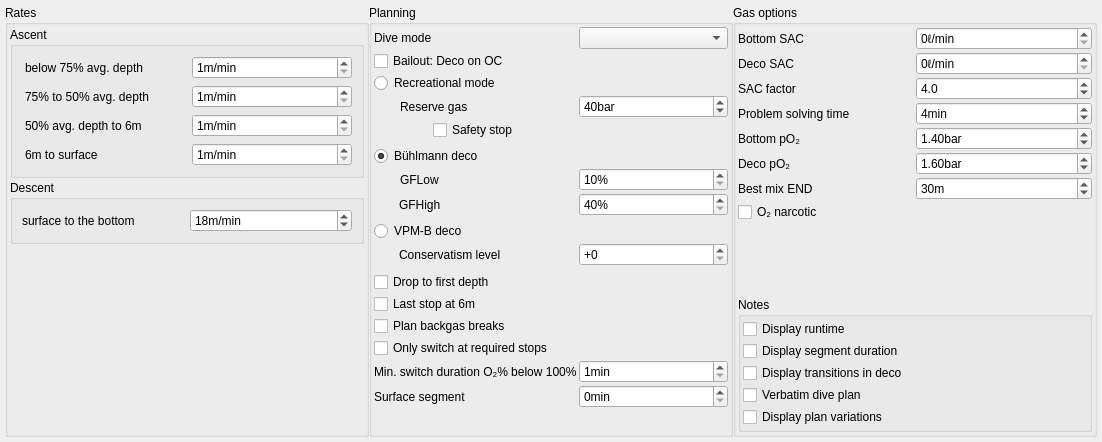
<?xml version="1.0" encoding="UTF-8"?>
<ui version="4.0">
 <class>plannerSettingsWidget</class>
 <widget class="QWidget" name="plannerSettingsWidget">
  <property name="geometry">
   <rect>
    <x>0</x>
    <y>0</y>
    <width>1102</width>
    <height>442</height>
   </rect>
  </property>
  <property name="windowTitle">
   <string>Form</string>
  </property>
  <layout class="QHBoxLayout" name="horizontalLayout_2">
   <property name="leftMargin">
    <number>5</number>
   </property>
   <property name="topMargin">
    <number>5</number>
   </property>
   <property name="rightMargin">
    <number>5</number>
   </property>
   <property name="bottomMargin">
    <number>5</number>
   </property>
   <item>
    <widget class="QScrollArea" name="scrollArea">
     <property name="frameShape">
      <enum>QFrame::NoFrame</enum>
     </property>
     <property name="frameShadow">
      <enum>QFrame::Plain</enum>
     </property>
     <property name="widgetResizable">
      <bool>true</bool>
     </property>
     <widget class="QWidget" name="scrollAreaWidgetContents">
      <property name="geometry">
       <rect>
        <x>0</x>
        <y>0</y>
        <width>1092</width>
        <height>432</height>
       </rect>
      </property>
      <layout class="QHBoxLayout" name="horizontalLayout">
       <property name="spacing">
        <number>0</number>
       </property>
       <property name="leftMargin">
        <number>0</number>
       </property>
       <property name="topMargin">
        <number>0</number>
       </property>
       <property name="rightMargin">
        <number>0</number>
       </property>
       <property name="bottomMargin">
        <number>0</number>
       </property>
       <item>
        <widget class="QGroupBox" name="Rates">
         <property name="sizePolicy">
          <sizepolicy hsizetype="Minimum" vsizetype="Preferred">
           <horstretch>0</horstretch>
           <verstretch>0</verstretch>
          </sizepolicy>
         </property>
         <property name="title">
          <string>Rates</string>
         </property>
         <layout class="QGridLayout" name="gridLayout_2">
          <property name="leftMargin">
           <number>2</number>
          </property>
          <property name="topMargin">
           <number>2</number>
          </property>
          <property name="rightMargin">
           <number>2</number>
          </property>
          <property name="bottomMargin">
           <number>2</number>
          </property>
          <property name="spacing">
           <number>2</number>
          </property>
          <item row="0" column="0">
           <widget class="QGroupBox" name="Ascent">
            <property name="title">
             <string>Ascent</string>
            </property>
            <layout class="QGridLayout" name="gridLayout_3">
             <property name="leftMargin">
              <number>12</number>
             </property>
             <item row="0" column="0">
              <widget class="QLabel" name="ascBelow75">
               <property name="text">
                <string>below 75% avg. depth</string>
               </property>
              </widget>
             </item>
             <item row="0" column="1">
              <widget class="QSpinBox" name="ascRate75">
               <property name="suffix">
                <string>m/min</string>
               </property>
               <property name="minimum">
                <number>1</number>
               </property>
              </widget>
             </item>
             <item row="1" column="0">
              <widget class="QLabel" name="asc75to50">
               <property name="text">
                <string>75% to 50% avg. depth</string>
               </property>
              </widget>
             </item>
             <item row="1" column="1">
              <widget class="QSpinBox" name="ascRate50">
               <property name="suffix">
                <string>m/min</string>
               </property>
               <property name="minimum">
                <number>1</number>
               </property>
              </widget>
             </item>
             <item row="2" column="0">
              <widget class="QLabel" name="asc50to6">
               <property name="text">
                <string>50% avg. depth to 6m</string>
               </property>
              </widget>
             </item>
             <item row="2" column="1">
              <widget class="QSpinBox" name="ascRateStops">
               <property name="suffix">
                <string>m/min</string>
               </property>
               <property name="minimum">
                <number>1</number>
               </property>
              </widget>
             </item>
             <item row="3" column="0">
              <widget class="QLabel" name="asc6toSurf">
               <property name="text">
                <string>6m to surface</string>
               </property>
              </widget>
             </item>
             <item row="3" column="1">
              <widget class="QSpinBox" name="ascRateLast6m">
               <property name="suffix">
                <string>m/min</string>
               </property>
               <property name="minimum">
                <number>1</number>
               </property>
              </widget>
             </item>
            </layout>
           </widget>
          </item>
          <item row="1" column="0">
           <widget class="QGroupBox" name="Descent">
            <property name="title">
             <string>Descent</string>
            </property>
            <layout class="QGridLayout" name="gridLayout_4">
             <item row="0" column="0">
              <widget class="QLabel" name="descent">
               <property name="sizePolicy">
                <sizepolicy hsizetype="Preferred" vsizetype="Preferred">
                 <horstretch>0</horstretch>
                 <verstretch>0</verstretch>
                </sizepolicy>
               </property>
               <property name="text">
                <string>surface to the bottom</string>
               </property>
              </widget>
             </item>
             <item row="0" column="1">
              <widget class="QSpinBox" name="descRate">
               <property name="sizePolicy">
                <sizepolicy hsizetype="Minimum" vsizetype="Fixed">
                 <horstretch>0</horstretch>
                 <verstretch>0</verstretch>
                </sizepolicy>
               </property>
               <property name="maximumSize">
                <size>
                 <width>16777215</width>
                 <height>16777215</height>
                </size>
               </property>
               <property name="suffix">
                <string>m/min</string>
               </property>
               <property name="minimum">
                <number>1</number>
               </property>
               <property name="value">
                <number>18</number>
               </property>
              </widget>
             </item>
            </layout>
            <zorder>descRate</zorder>
            <zorder>descent</zorder>
           </widget>
          </item>
          <item row="2" column="0">
           <spacer name="verticalSpacer">
            <property name="orientation">
             <enum>Qt::Vertical</enum>
            </property>
            <property name="sizeHint" stdset="0">
             <size>
              <width>20</width>
              <height>40</height>
             </size>
            </property>
           </spacer>
          </item>
         </layout>
        </widget>
       </item>
       <item>
        <widget class="QGroupBox" name="Planning">
         <property name="title">
          <string>Planning</string>
         </property>
         <layout class="QGridLayout" name="gridLayout">
          <property name="leftMargin">
           <number>2</number>
          </property>
          <property name="topMargin">
           <number>2</number>
          </property>
          <property name="rightMargin">
           <number>2</number>
          </property>
          <property name="bottomMargin">
           <number>2</number>
          </property>
          <property name="spacing">
           <number>2</number>
          </property>
          <item row="4" column="2">
           <widget class="QSpinBox" name="reserve_gas">
            <property name="suffix">
             <string>bar</string>
            </property>
            <property name="prefix">
             <string/>
            </property>
            <property name="minimum">
             <number>10</number>
            </property>
            <property name="maximum">
             <number>99</number>
            </property>
            <property name="value">
             <number>40</number>
            </property>
           </widget>
          </item>
          <item row="6" column="1">
           <spacer name="verticalSpacer_6">
            <property name="orientation">
             <enum>Qt::Vertical</enum>
            </property>
            <property name="sizeHint" stdset="0">
             <size>
              <width>20</width>
              <height>20</height>
             </size>
            </property>
           </spacer>
          </item>
          <item row="22" column="1" colspan="2">
           <widget class="QCheckBox" name="switch_at_req_stop">
            <property name="toolTip">
             <string>Postpone gas change if a stop is not required</string>
            </property>
            <property name="text">
             <string>Only switch at required stops</string>
            </property>
           </widget>
          </item>
          <item row="18" column="1" colspan="2">
           <widget class="QCheckBox" name="lastStop">
            <property name="text">
             <string>Last stop at 6m</string>
            </property>
           </widget>
          </item>
          <item row="15" column="2">
           <widget class="QSpinBox" name="vpmb_conservatism">
            <property name="prefix">
             <string>+</string>
            </property>
            <property name="maximum">
             <number>4</number>
            </property>
           </widget>
          </item>
          <item row="12" column="2">
           <widget class="QSpinBox" name="gfhigh">
            <property name="suffix">
             <string>%</string>
            </property>
            <property name="minimum">
             <number>40</number>
            </property>
            <property name="maximum">
             <number>150</number>
            </property>
           </widget>
          </item>
          <item row="23" column="2">
           <widget class="QSpinBox" name="min_switch_duration">
            <property name="suffix">
             <string>min</string>
            </property>
            <property name="prefix">
             <string/>
            </property>
            <property name="minimum">
             <number>1</number>
            </property>
            <property name="maximum">
             <number>9</number>
            </property>
            <property name="value">
             <number>1</number>
            </property>
           </widget>
          </item>
          <item row="20" column="1" colspan="2">
           <widget class="QCheckBox" name="backgasBreaks">
            <property name="text">
             <string>Plan backgas breaks</string>
            </property>
           </widget>
          </item>
          <item row="25" column="1">
           <spacer name="verticalSpacer_2">
            <property name="orientation">
             <enum>Qt::Vertical</enum>
            </property>
            <property name="sizeHint" stdset="0">
             <size>
              <width>20</width>
              <height>40</height>
             </size>
            </property>
           </spacer>
          </item>
          <item row="23" column="1">
           <widget class="QLabel" name="label_min_switch_duration">
            <property name="text">
             <string>Min. switch duration O₂% below 100%</string>
            </property>
           </widget>
          </item>
          <item row="17" column="1" colspan="2">
           <widget class="QCheckBox" name="drop_stone_mode">
            <property name="text">
             <string>Drop to first depth</string>
            </property>
           </widget>
          </item>
          <item row="11" column="2">
           <widget class="QSpinBox" name="gflow">
            <property name="suffix">
             <string>%</string>
            </property>
            <property name="minimum">
             <number>10</number>
            </property>
            <property name="maximum">
             <number>150</number>
            </property>
           </widget>
          </item>
          <item row="11" column="1">
           <widget class="QLabel" name="label_gflow">
            <property name="text">
             <string>GFLow</string>
            </property>
            <property name="indent">
             <number>26</number>
            </property>
           </widget>
          </item>
          <item row="12" column="1">
           <widget class="QLabel" name="label_gfhigh">
            <property name="text">
             <string>GFHigh</string>
            </property>
            <property name="indent">
             <number>25</number>
            </property>
           </widget>
          </item>
          <item row="3" column="1">
           <widget class="QRadioButton" name="recreational_deco">
            <property name="toolTip">
             <string>Maximize bottom time allowed by gas and no decompression limits</string>
            </property>
            <property name="text">
             <string>Recreational mode</string>
            </property>
           </widget>
          </item>
          <item row="15" column="1">
           <widget class="QLabel" name="label_vpmb_conservatism">
            <property name="text">
             <string>Conservatism level</string>
            </property>
            <property name="indent">
             <number>25</number>
            </property>
           </widget>
          </item>
          <item row="14" column="1">
           <widget class="QRadioButton" name="vpmb_deco">
            <property name="text">
             <string>VPM-B deco</string>
            </property>
           </widget>
          </item>
          <item row="5" column="1" alignment="Qt::AlignHCenter">
           <widget class="QCheckBox" name="safetystop">
            <property name="layoutDirection">
             <enum>Qt::LeftToRight</enum>
            </property>
            <property name="text">
             <string>Safety stop</string>
            </property>
            <property name="tristate">
             <bool>false</bool>
            </property>
           </widget>
          </item>
          <item row="13" column="1">
           <spacer name="verticalSpacer_7">
            <property name="orientation">
             <enum>Qt::Vertical</enum>
            </property>
            <property name="sizeHint" stdset="0">
             <size>
              <width>20</width>
              <height>20</height>
             </size>
            </property>
           </spacer>
          </item>
          <item row="16" column="1">
           <spacer name="verticalSpacer_5">
            <property name="orientation">
             <enum>Qt::Vertical</enum>
            </property>
            <property name="sizeHint" stdset="0">
             <size>
              <width>20</width>
              <height>20</height>
             </size>
            </property>
           </spacer>
          </item>
          <item row="0" column="2">
           <widget class="QComboBox" name="divemode">
            <property name="currentText">
             <string/>
            </property>
            <property name="maxVisibleItems">
             <number>6</number>
            </property>
           </widget>
          </item>
          <item row="0" column="1">
           <widget class="QLabel" name="label_dive_type">
            <property name="text">
             <string>Dive mode</string>
            </property>
           </widget>
          </item>
          <item row="7" column="1">
           <widget class="QRadioButton" name="buehlmann_deco">
            <property name="text">
             <string>Bühlmann deco</string>
            </property>
            <property name="checked">
             <bool>true</bool>
            </property>
           </widget>
          </item>
          <item row="4" column="1">
           <widget class="QLabel" name="label_reserve_gas">
            <property name="text">
             <string>Reserve gas</string>
            </property>
            <property name="indent">
             <number>26</number>
            </property>
           </widget>
          </item>
          <item row="1" column="1">
           <widget class="QCheckBox" name="bailout">
            <property name="text">
             <string>Bailout: Deco on OC</string>
            </property>
           </widget>
          </item>
          <item row="24" column="1">
           <widget class="QLabel" name="label_surface_segment">
            <property name="text">
             <string>Surface segment</string>
            </property>
           </widget>
          </item>
          <item row="24" column="2">
           <widget class="QSpinBox" name="surface_segment">
            <property name="suffix">
             <string>min</string>
            </property>
           </widget>
          </item>
         </layout>
        </widget>
       </item>
       <item>
        <widget class="QGroupBox" name="Gas">
         <property name="title">
          <string>Gas options</string>
         </property>
         <layout class="QGridLayout" name="gridLayout_5">
          <property name="leftMargin">
           <number>2</number>
          </property>
          <property name="topMargin">
           <number>2</number>
          </property>
          <property name="rightMargin">
           <number>2</number>
          </property>
          <property name="bottomMargin">
           <number>2</number>
          </property>
          <property name="spacing">
           <number>2</number>
          </property>
          <item row="9" column="0" colspan="2">
           <widget class="QGroupBox" name="Notes">
            <property name="title">
             <string>Notes</string>
            </property>
            <layout class="QGridLayout" name="gridLayout_6">
             <property name="leftMargin">
              <number>2</number>
             </property>
             <property name="topMargin">
              <number>2</number>
             </property>
             <property name="rightMargin">
              <number>2</number>
             </property>
             <property name="bottomMargin">
              <number>2</number>
             </property>
             <property name="spacing">
              <number>2</number>
             </property>
             <item row="3" column="0">
              <widget class="QCheckBox" name="verbatim_plan">
               <property name="text">
                <string>Verbatim dive plan</string>
               </property>
              </widget>
             </item>
             <item row="2" column="0">
              <widget class="QCheckBox" name="display_transitions">
               <property name="toolTip">
                <string>In diveplan, list transitions or treat them as implicit</string>
               </property>
               <property name="text">
                <string>Display transitions in deco</string>
               </property>
              </widget>
             </item>
             <item row="0" column="0">
              <widget class="QCheckBox" name="display_runtime">
               <property name="toolTip">
                <string>In dive plan, show runtime (absolute time) of stops</string>
               </property>
               <property name="text">
                <string>Display runtime</string>
               </property>
              </widget>
             </item>
             <item row="1" column="0">
              <widget class="QCheckBox" name="display_duration">
               <property name="enabled">
                <bool>true</bool>
               </property>
               <property name="toolTip">
                <string>In dive plan, show duration (relative time) of stops</string>
               </property>
               <property name="text">
                <string>Display segment duration</string>
               </property>
              </widget>
             </item>
             <item row="4" column="0">
              <widget class="QCheckBox" name="display_variations">
               <property name="enabled">
                <bool>true</bool>
               </property>
               <property name="toolTip">
                <string>Compute variations of plan (performance cost)</string>
               </property>
               <property name="text">
                <string>Display plan variations</string>
               </property>
              </widget>
             </item>
            </layout>
           </widget>
          </item>
          <item row="1" column="1">
           <widget class="QDoubleSpinBox" name="decoStopSAC">
            <property name="suffix">
             <string>ℓ/min</string>
            </property>
            <property name="decimals">
             <number>0</number>
            </property>
            <property name="maximum">
             <double>99.000000000000000</double>
            </property>
           </widget>
          </item>
          <item row="1" column="0">
           <widget class="QLabel" name="decosac">
            <property name="text">
             <string>Deco SAC</string>
            </property>
           </widget>
          </item>
          <item row="9" column="0">
           <spacer name="verticalSpacer_4">
            <property name="orientation">
             <enum>Qt::Vertical</enum>
            </property>
            <property name="sizeHint" stdset="0">
             <size>
              <width>20</width>
              <height>20</height>
             </size>
            </property>
           </spacer>
          </item>
          <item row="8" column="0">
           <spacer name="verticalSpacer_3">
            <property name="orientation">
             <enum>Qt::Vertical</enum>
            </property>
            <property name="sizeHint" stdset="0">
             <size>
              <width>20</width>
              <height>20</height>
             </size>
            </property>
           </spacer>
          </item>
          <item row="4" column="1">
           <widget class="QDoubleSpinBox" name="bottompo2">
            <property name="suffix">
             <string>bar</string>
            </property>
            <property name="maximum">
             <double>2.000000000000000</double>
            </property>
            <property name="singleStep">
             <double>0.100000000000000</double>
            </property>
            <property name="value">
             <double>1.400000000000000</double>
            </property>
           </widget>
          </item>
          <item row="0" column="1">
           <widget class="QDoubleSpinBox" name="bottomSAC">
            <property name="suffix">
             <string>ℓ/min</string>
            </property>
            <property name="decimals">
             <number>0</number>
            </property>
            <property name="maximum">
             <double>99.000000000000000</double>
            </property>
           </widget>
          </item>
          <item row="5" column="1">
           <widget class="QDoubleSpinBox" name="decopo2">
            <property name="suffix">
             <string>bar</string>
            </property>
            <property name="maximum">
             <double>2.000000000000000</double>
            </property>
            <property name="singleStep">
             <double>0.100000000000000</double>
            </property>
            <property name="value">
             <double>1.600000000000000</double>
            </property>
           </widget>
          </item>
          <item row="6" column="1">
           <widget class="QSpinBox" name="bestmixEND">
            <property name="toolTip">
             <string>Used to calculate best mix. Select best mix depth in 'Available gases' table by entering gas depth, followed by &quot;B&quot; (best trimix mix) or &quot;BN&quot; (best nitrox mix)</string>
            </property>
            <property name="suffix">
             <string>m</string>
            </property>
            <property name="minimum">
             <number>1</number>
            </property>
            <property name="maximum">
             <number>999</number>
            </property>
            <property name="value">
             <number>30</number>
            </property>
           </widget>
          </item>
          <item row="0" column="0">
           <widget class="QLabel" name="bottomsac">
            <property name="text">
             <string>Bottom SAC</string>
            </property>
           </widget>
          </item>
          <item row="4" column="0">
           <widget class="QLabel" name="bottompO2">
            <property name="text">
             <string>Bottom pO₂</string>
            </property>
           </widget>
          </item>
          <item row="6" column="0">
           <widget class="QLabel" name="bestEND">
            <property name="text">
             <string>Best mix END</string>
            </property>
           </widget>
          </item>
          <item row="5" column="0">
           <widget class="QLabel" name="decopO2">
            <property name="text">
             <string>Deco pO₂</string>
            </property>
           </widget>
          </item>
          <item row="2" column="0">
           <widget class="QLabel" name="sacFactor">
            <property name="text">
             <string>SAC factor</string>
            </property>
           </widget>
          </item>
          <item row="2" column="1">
           <widget class="QDoubleSpinBox" name="sacfactor">
            <property name="toolTip">
             <string>Used to calculate minimum gas. Consider two divers with possibly increased SAC after OoG event.</string>
            </property>
            <property name="decimals">
             <number>1</number>
            </property>
            <property name="minimum">
             <double>2.000000000000000</double>
            </property>
            <property name="maximum">
             <double>10.000000000000000</double>
            </property>
            <property name="singleStep">
             <double>0.100000000000000</double>
            </property>
            <property name="value">
             <double>4.000000000000000</double>
            </property>
           </widget>
          </item>
          <item row="3" column="0">
           <widget class="QLabel" name="problemSolvingTime">
            <property name="text">
             <string>Problem solving time</string>
            </property>
           </widget>
          </item>
          <item row="3" column="1">
           <widget class="QSpinBox" name="problemsolvingtime">
            <property name="toolTip">
             <string>Used to calculate minimum gas. Additional time at max. depth after OoG event.</string>
            </property>
            <property name="suffix">
             <string>min</string>
            </property>
            <property name="prefix">
             <string/>
            </property>
            <property name="maximum">
             <number>10</number>
            </property>
            <property name="value">
             <number>4</number>
            </property>
           </widget>
          </item>
          <item row="7" column="0">
           <widget class="QCheckBox" name="o2narcotic">
            <property name="toolTip">
             <string>Treat oxygen as narcotic when computing best mix</string>
            </property>
            <property name="text">
             <string>O₂ narcotic</string>
            </property>
           </widget>
          </item>
         </layout>
        </widget>
       </item>
      </layout>
     </widget>
    </widget>
   </item>
  </layout>
 </widget>
 <tabstops>
  <tabstop>scrollArea</tabstop>
  <tabstop>ascRate75</tabstop>
  <tabstop>ascRate50</tabstop>
  <tabstop>ascRateStops</tabstop>
  <tabstop>ascRateLast6m</tabstop>
  <tabstop>descRate</tabstop>
  <tabstop>divemode</tabstop>
  <tabstop>recreational_deco</tabstop>
  <tabstop>reserve_gas</tabstop>
  <tabstop>safetystop</tabstop>
  <tabstop>buehlmann_deco</tabstop>
  <tabstop>gflow</tabstop>
  <tabstop>gfhigh</tabstop>
  <tabstop>vpmb_deco</tabstop>
  <tabstop>vpmb_conservatism</tabstop>
  <tabstop>drop_stone_mode</tabstop>
  <tabstop>lastStop</tabstop>
  <tabstop>backgasBreaks</tabstop>
  <tabstop>switch_at_req_stop</tabstop>
  <tabstop>min_switch_duration</tabstop>
  <tabstop>bottomSAC</tabstop>
  <tabstop>decoStopSAC</tabstop>
  <tabstop>sacfactor</tabstop>
  <tabstop>problemsolvingtime</tabstop>
  <tabstop>bottompo2</tabstop>
  <tabstop>decopo2</tabstop>
  <tabstop>bestmixEND</tabstop>
  <tabstop>display_runtime</tabstop>
  <tabstop>display_duration</tabstop>
  <tabstop>display_transitions</tabstop>
  <tabstop>verbatim_plan</tabstop>
  <tabstop>display_variations</tabstop>
 </tabstops>
 <resources/>
 <connections/>
</ui>
